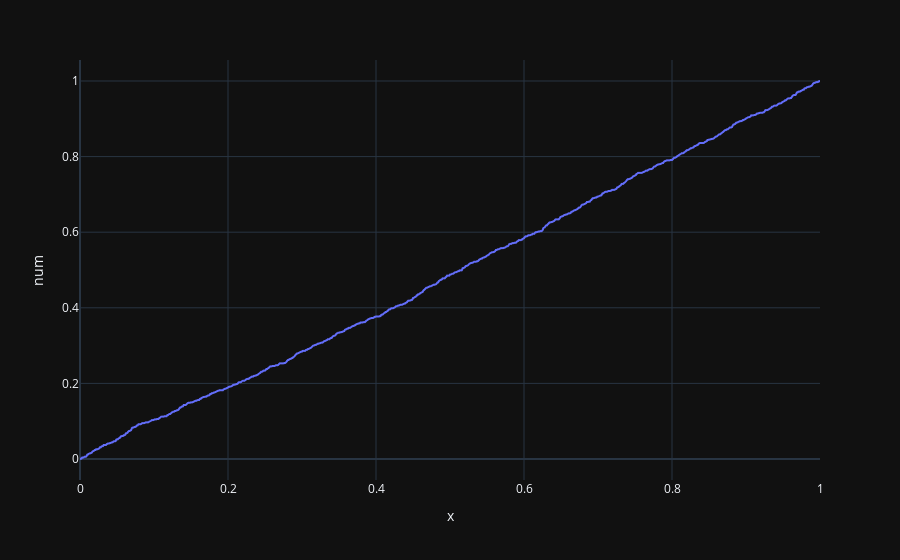

The notebook cell saved with this chart:
### Code cell
x = np.linspace(0, 1, 1001)

a = np.random.rand(1000)
a_normalized = a[a > 0.001]
a_normalized = (a_normalized - np.min(a_normalized)) / (np.max(a_normalized) - np.min(a_normalized))
num_values_greater_than_x = np.array([np.sum(a > value) for value in x])
b = len(x)-1-num_values_greater_than_x
px.line(pd.DataFrame({
	'num': b/1000,
	'x': x
}), x='x', y='num')

### Figure 1 — Plotly figure (JSON) as saved in the notebook; plotly's stock layout.template omitted (floating-point values rounded to 4 significant figures; data arrays with more than 128 entries replaced by an {"elided": "..."} marker saying what was removed)
{"data": [{"hovertemplate": "x=%{x}<br>num=%{y}<extra></extra>", "legendgroup": "", "line": {"color": "#636efa", "dash": "solid"}, "marker": {"symbol": "circle"}, "mode": "lines", "name": "", "showlegend": false, "x": {"elided": "1001 float values"}, "xaxis": "x", "y": {"elided": "1001 float values"}, "yaxis": "y", "type": "scattergl"}], "layout": {"xaxis": {"anchor": "y", "domain": [0.0, 1.0], "title": {"text": "x"}}, "yaxis": {"anchor": "x", "domain": [0.0, 1.0], "title": {"text": "num"}}, "legend": {"tracegroupgap": 0}, "margin": {"t": 60}}}
